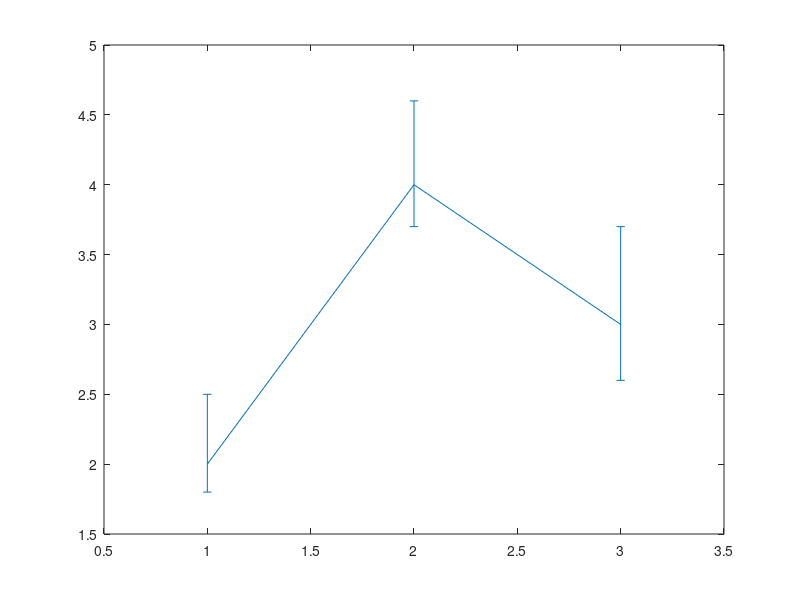

MATLAB code to generate this figure: (Note: this script raises an error after producing the figure.)
%=============================================================================
% Copyright (c) 2026-present Allan CORNET (Nelson)
%=============================================================================
% This file is part of Nelson.
%=============================================================================
% LICENCE_BLOCK_BEGIN
% SPDX-License-Identifier: LGPL-3.0-or-later
% LICENCE_BLOCK_END
%=============================================================================
% <--WEIGHT 2-->
% <--ADV-CLI MODE-->
%=============================================================================
close all
%=============================================================================
f = figure('Visible', 'off');
h = errorbar([1 2 3], [2 4 3], [0.2 0.3 0.4], [0.5 0.6 0.7]);
asserts.istrue(isgraphics(h, 'errorbar'));
asserts.isequal(h.Type, 'errorbar');
assert_required_properties(h, reference_errorbar_properties());
asserts.isequal(h.XData, [1 2 3]);
asserts.isequal(h.YData, [2 4 3]);
asserts.isapprox(h.YNegativeDelta, [0.2 0.3 0.4], 1e-12);
asserts.isapprox(h.YPositiveDelta, [0.5 0.6 0.7], 1e-12);
asserts.istrue(isempty(h.XNegativeDelta));
asserts.istrue(isempty(h.XPositiveDelta));
close(f);
%=============================================================================
f = figure('Visible', 'off');
h = errorbar([2 4 3], [0.1 0.2 0.3], '-or', 'LineWidth', 1.5);
asserts.isequal(h.XData, [1 2 3]);
asserts.isequal(h.XDataMode, 'auto');
asserts.isequal(h.Marker, 'o');
asserts.isequal(h.Color, [1 0 0]);
asserts.isequal(h.LineWidth, 1.5);
close(f);
%=============================================================================
f = figure('Visible', 'off');
h = errorbar([1 2 3], [2 4 3], [0.1 0.2 0.3]);
asserts.isequal(size(h), [1 1]);
asserts.isequal(h.XDataMode, 'manual');
asserts.isapprox(h.YNegativeDelta, [0.1 0.2 0.3], 1e-12);
asserts.istrue(isempty(h.XNegativeDelta));
close(f);
%=============================================================================
f = figure('Visible', 'off');
Y = [1 2; 3 4; 5 6];
E = [0.1 0.2; 0.3 0.4; 0.5 0.6];
h = errorbar(Y, E);
asserts.isequal(size(h), [1 2]);
asserts.isequal(h(1).XData, [1 2 3]);
asserts.isequal(h(1).YData, [1 3 5]);
asserts.isequal(h(2).YData, [2 4 6]);
asserts.isapprox(h(2).YNegativeDelta, [0.2 0.4 0.6], 1e-12);
close(f);
%=============================================================================
f = figure('Visible', 'off');
h = errorbar(1:3, [2 4 3], [0.1 0.2 0.3], 'horizontal');
asserts.isapprox(h.XNegativeDelta, [0.1 0.2 0.3], 1e-12);
asserts.istrue(isempty(h.YNegativeDelta));
close(f);
%=============================================================================
f = figure('Visible', 'off');
h = errorbar(1:3, [2 4 3], [0.1 0.2 0.3], 'both', '-or');
asserts.isapprox(h.XNegativeDelta, [0.1 0.2 0.3], 1e-12);
asserts.isapprox(h.YNegativeDelta, [0.1 0.2 0.3], 1e-12);
asserts.isequal(h.Marker, 'o');
asserts.isequal(h.Color, [1 0 0]);
asserts.isequal(h.LineStyle, '-');
close(f);
%=============================================================================
f = figure('Visible', 'off');
h = errorbar(1:3, [2 4 3], [0.1 0.2 0.3], 'both', 'o');
asserts.isequal(h.Marker, 'o');
asserts.isequal(h.LineStyle, 'none');
close(f);
%=============================================================================
f = figure('Visible', 'off');
h = errorbar([1 2 3], [2 4 3], [0.2 0.2 0.2], [0.4 0.4 0.4], ...
  [0.1 0.2 0.3], [0.3 0.2 0.1]);
asserts.isequal(size(h), [1 1]);
asserts.isapprox(h.XNegativeDelta, [0.1 0.2 0.3], 1e-12);
asserts.isapprox(h.XPositiveDelta, [0.3 0.2 0.1], 1e-12);
drawnow();
frame = getframe(f);
render_assert_not_blank(frame.cdata);
close(f);
%=============================================================================
f = figure('Visible', 'off');
h = errorbar(1:3, [2 4 3], 0.2);
asserts.isequal(size(h), [1 3]);
asserts.isequal(h(1).XData, 1);
asserts.isequal(h(2).YData, 4);
asserts.isequal(h(3).YNegativeDelta, 0.2);
close(f);
%=============================================================================
asserts.istrue(isValidGraphicsProperty('errorbar', 'CapSize'));
asserts.checkerror('errorbar([1 2], [1], [0.1 0.2])', getString(message('Nelson:dimagree:valueValueNumberElements', 'XData', 'YData')));
%=============================================================================
close all
%=============================================================================
function assert_required_properties(h, required)
  p = properties(h);
  asserts.istrue(all(ismember(required(:), p)));
  for k = 1:numel(required)
    name = required{k};
    value = get(h, name);
    if ~ismember(name, readonly_errorbar_properties())
      set(h, name, value);
    end
  end
end
%=============================================================================
function names = readonly_errorbar_properties()
  names = {'Annotation'; 'BeingDeleted'; 'Children'; 'DataTipTemplate'; 'Parent'; 'Type'};
end
%=============================================================================
function names = reference_errorbar_properties()
  names = {'AlignVertexCenters'; 'CapSize'; 'Clipping'; 'Color'; 'ColorMode';
    'LineWidth'; 'LineStyle'; 'LineStyleMode'; 'Marker'; 'MarkerMode';
    'MarkerEdgeColor'; 'MarkerFaceColor'; 'MarkerSize'; 'XNegativeDelta';
    'XNegativeDeltaSource'; 'XPositiveDelta'; 'XPositiveDeltaSource';
    'YNegativeDelta'; 'YNegativeDeltaSource'; 'YPositiveDelta';
    'YPositiveDeltaSource'; 'Children'; 'Parent'; 'Visible'; 'HandleVisibility';
    'ButtonDownFcn'; 'ContextMenu'; 'BusyAction'; 'BeingDeleted'; 'Interruptible';
    'CreateFcn'; 'DeleteFcn'; 'Type'; 'Tag'; 'UserData'; 'Selected';
    'SelectionHighlight'; 'HitTest'; 'PickableParts'; 'DisplayName'; 'Annotation';
    'SeriesIndex'; 'XData'; 'XDataMode'; 'XDataSource'; 'YData'; 'YDataSource';
    'DataTipTemplate'};
end
%=============================================================================
